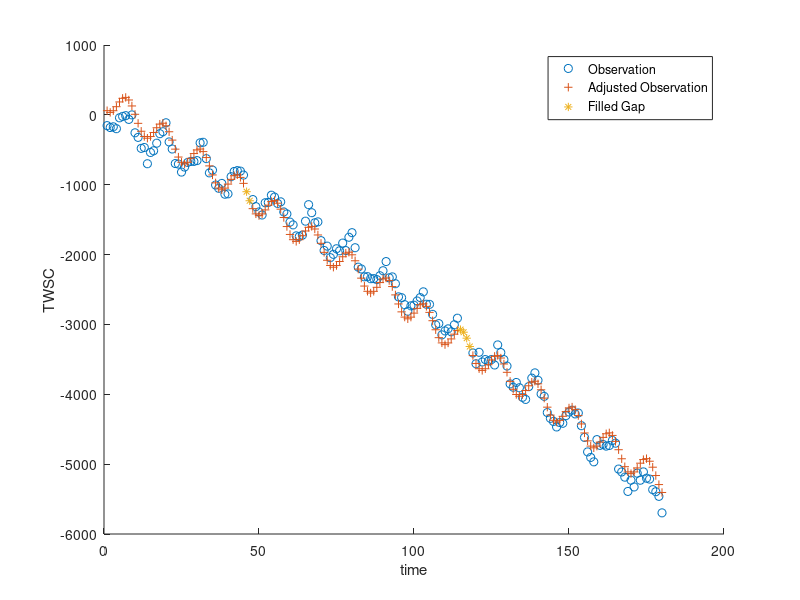

The MATLAB source for this figure:
clc
close all
clear

load('sim_TWS_Greenland.mat')
t = data_real(:,1); 
s = data_real(:,2);
len = length(t);

% c
A = [t, ones(len,1), cos(2 * pi * t / 12), sin(2 * pi * t / 12)];
x_dach = (A'* A) \ A'* s;
s_dach = A * x_dach;

e_dach = s - A * x_dach;
sigma = e_dach' * e_dach / (len - length(x_dach));
Sigma_xx = sigma * inv(A'* A);
Sigma_yy = A * Sigma_xx * A';

t_new = [46;47;115;116;117;118];
len2 = length(t_new);
A_new = [t_new, ones(len2,1), cos(2 * pi * t_new / 12), sin(2 * pi * t_new / 12)];
s_new = A_new * x_dach;

figure
hold on
scatter(t,s,'o')
scatter(t,s_dach,'+')
scatter(t_new,s_new,'*')
xlabel('time')
ylabel('TWSC')
legend('Observation','Adjusted Observation','Filled Gap')

%% Prior
std_xx = diag(sqrt(Sigma_xx));
x_dist = mvnrnd(x_dach, std_xx',10^6);